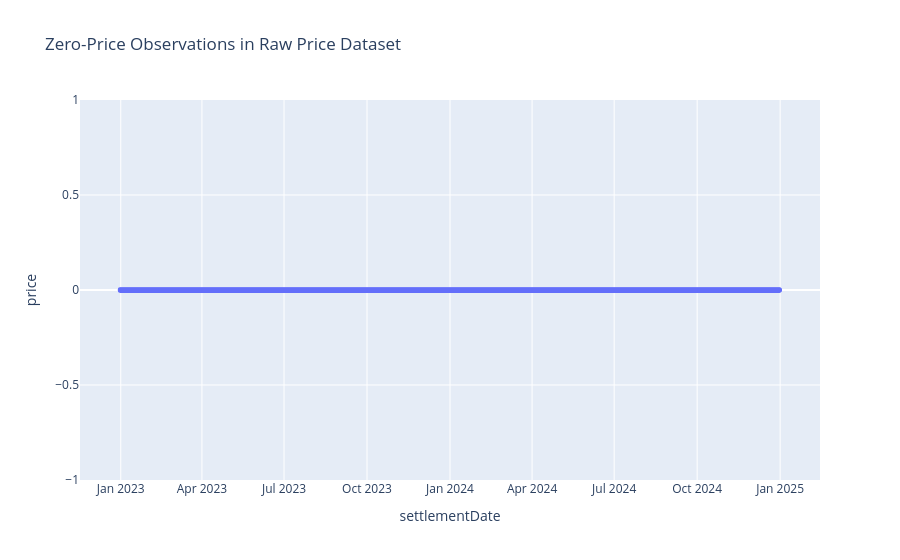

Notebook code cell kept with this figure:
### Code cell
zeros = price_df[price_df["price"] == 0]

fig = px.scatter(
    zeros,
    x=timestamp_col,
    y="price",
    title="Zero-Price Observations in Raw Price Dataset"
)

fig.show()

### Figure 1 — Plotly figure (JSON) as saved in the notebook; plotly's stock layout.template omitted (floating-point values rounded to 4 significant figures; data arrays with more than 128 entries replaced by an {"elided": "..."} marker saying what was removed)
{"data": [{"hovertemplate": "settlementDate=%{x}<br>price=%{y}<extra></extra>", "legendgroup": "", "marker": {"color": "#636efa", "symbol": "circle"}, "mode": "markers", "name": "", "showlegend": false, "type": "scattergl", "x": {"elided": "30017 str values"}, "xaxis": "x", "y": {"elided": "30017 float values"}, "yaxis": "y"}], "layout": {"legend": {"tracegroupgap": 0}, "title": {"text": "Zero-Price Observations in Raw Price Dataset"}, "xaxis": {"anchor": "y", "domain": [0, 1], "title": {"text": "settlementDate"}}, "yaxis": {"anchor": "x", "domain": [0, 1], "title": {"text": "price"}}}}
